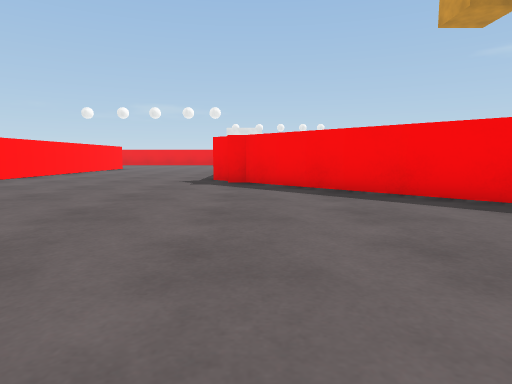
view 1 (above)

22 first-person views from a walk through a 3-D level made in the Unity game engine. The camera is 0.55 m above the floor, tilts 6° down and sees 75° across. The floor is counted in squares, 1 m on a side. Each view is taken from the middle of a square. On the plan, view 1 faces up. The plan holds only what a view shows up to about 9 squares ahead; the rest is blank. The place goes on beyond the plan. The player is left out. Surface patterns are stand-ins for the level's own textures.

view 2
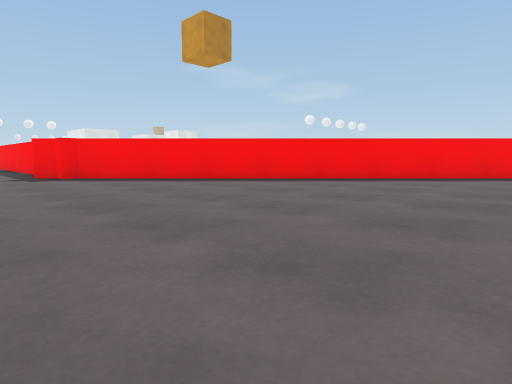

view 3
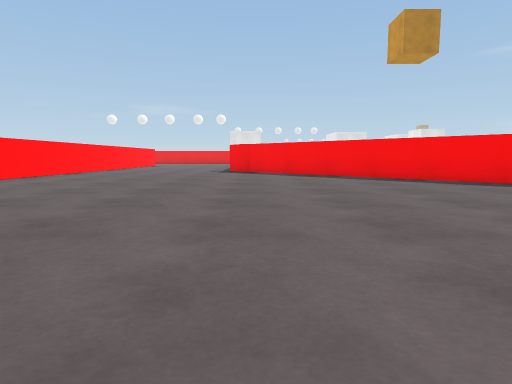

view 4
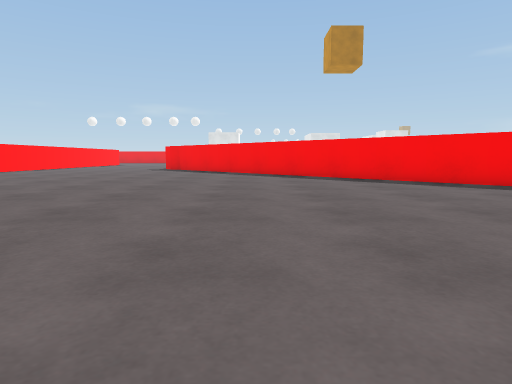

view 5
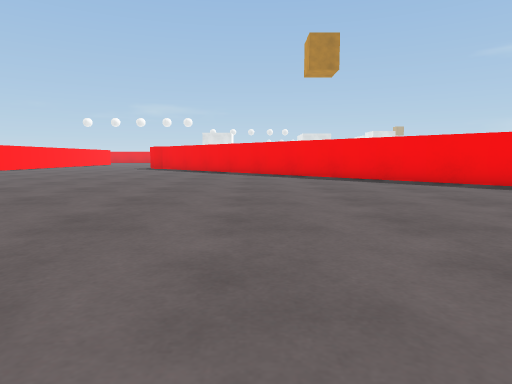

view 6
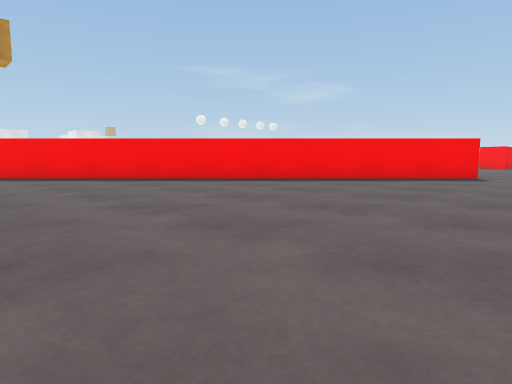

view 7
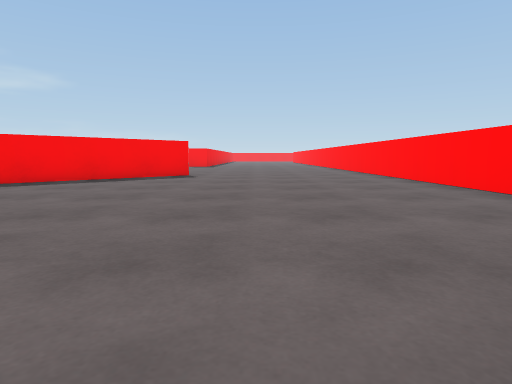

view 8
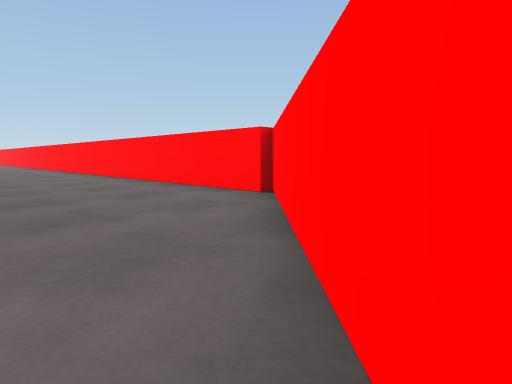

view 9
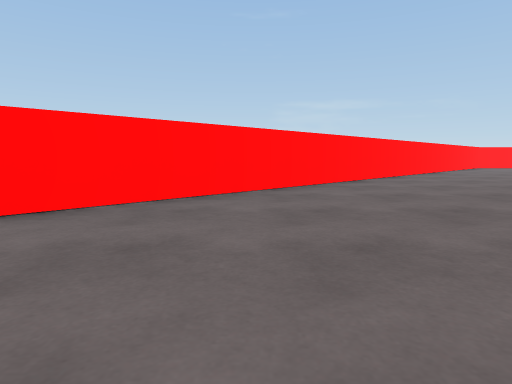

view 10
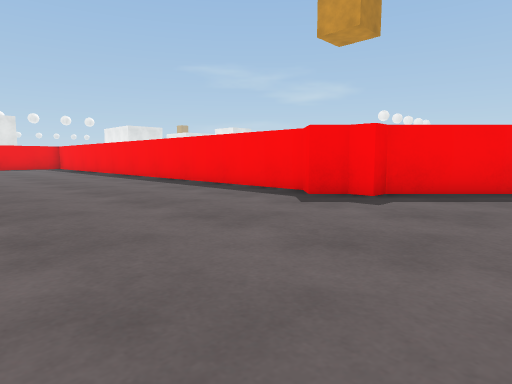

view 11
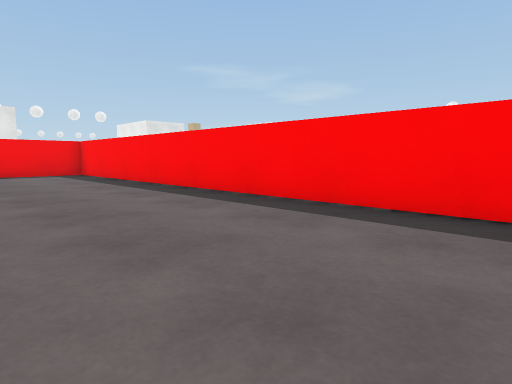

view 12
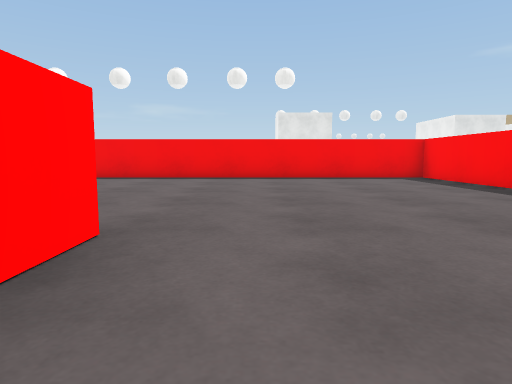

view 13
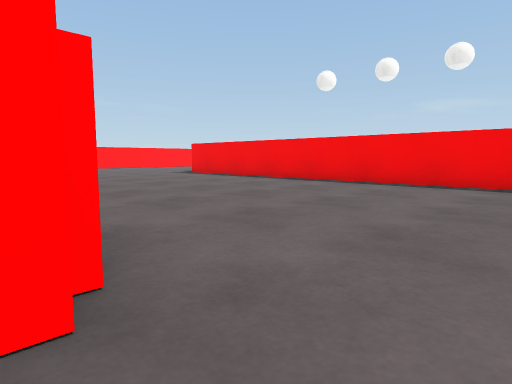

view 14
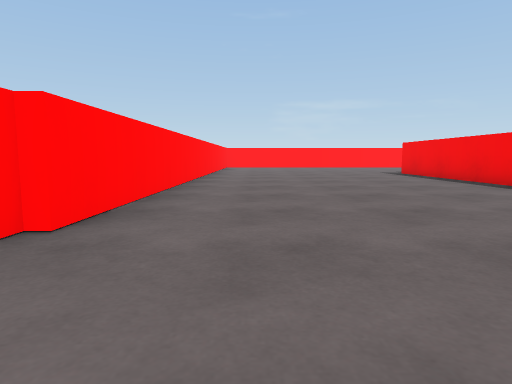

view 15
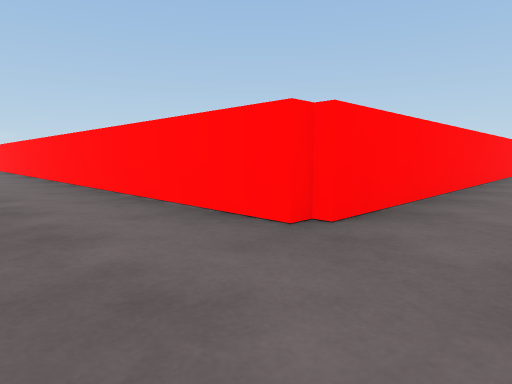

view 16
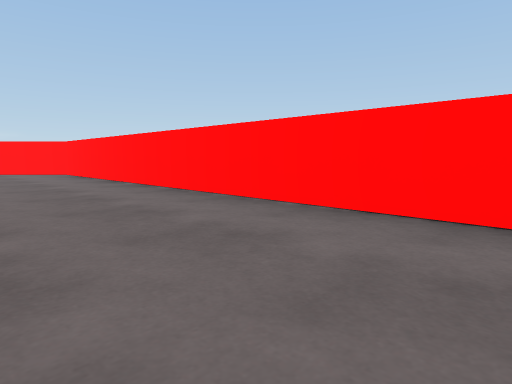

view 17
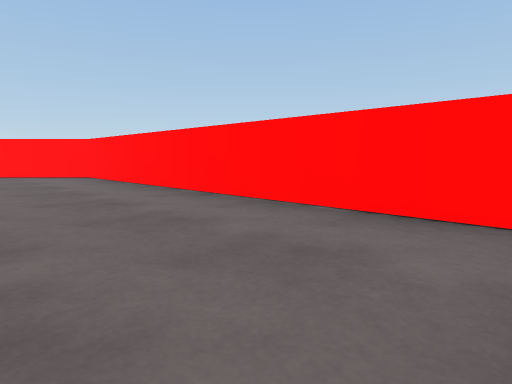

view 18
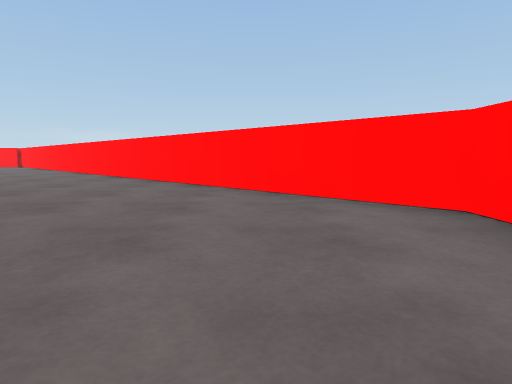

view 19
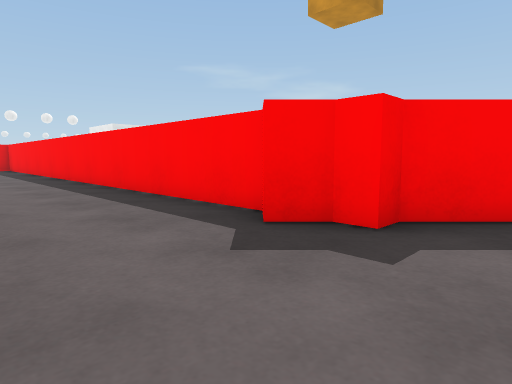

view 20
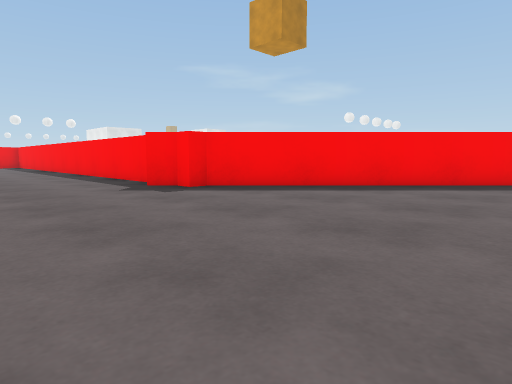

view 21
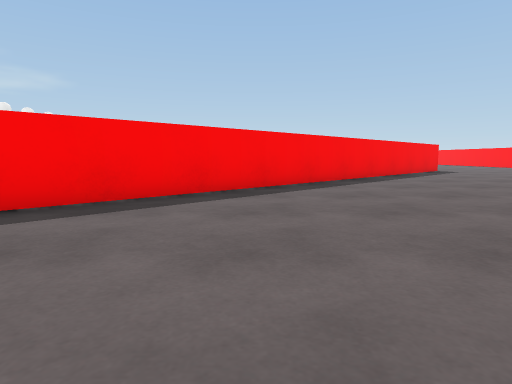

view 22
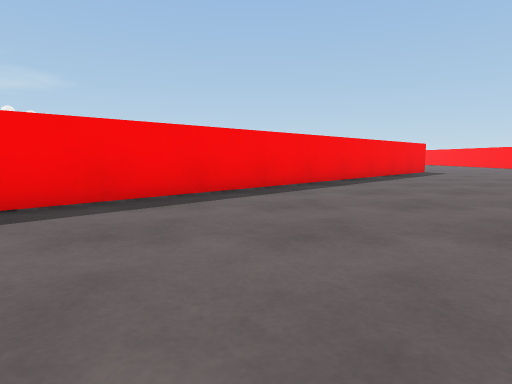

### Floor plan
Points are (right, up) in squares from view 1. A wall is a line through its corners. A room is listed if a view was taken in it or the views show most of it. See-through windows are left out.
Room 1 (views 1, 2, 3, 4, 5, 6, 7, 8, 9, 10, 11, 12, 13, 14, 15, 16, 17, 18, 19, 20, 21, 22)
walls: (0.9, -6.3) (8.5, -13.9); (-6.5, 15.3) (-6.1, 15.3) (-6.1, 0.7) (-0.3, -5.1); (14.9, -8) (-0.2, 7.1) (-0.6, 7.1) (-0.6, 7.5) (-1, 7.9) (-0.6, 8.3) (-0.6, 21.8) (-11.5, 21.8); (8.5, -13.7) (14.1, -13.7); (-11.5, 15.5) (-6.4, 15.5)

Positions as (right, up) in squares from view 1, and headings:
1: (0, 0), facing up
2: (-3, -2), facing up-right
3: (0, -5), facing up
4: (3, -7), facing up
5: (4, -8), facing up
6: (5, -10), facing up-right
7: (5, -10), facing right
8: (5, -10), facing down-right
9: (10, -10), facing left
10: (-5, 5), facing up-right
11: (-4, 11), facing up-right
12: (-5, 13), facing up
13: (-5, 15), facing up-left
14: (-4, 17), facing left
15: (-4, 17), facing down-left
16: (-3, 12), facing down-left
17: (-3, 10), facing down-left
18: (-4, 4), facing down
19: (-3, 6), facing up-right
20: (-4, 2), facing up-right
21: (2, -1), facing right
22: (3, -2), facing right
